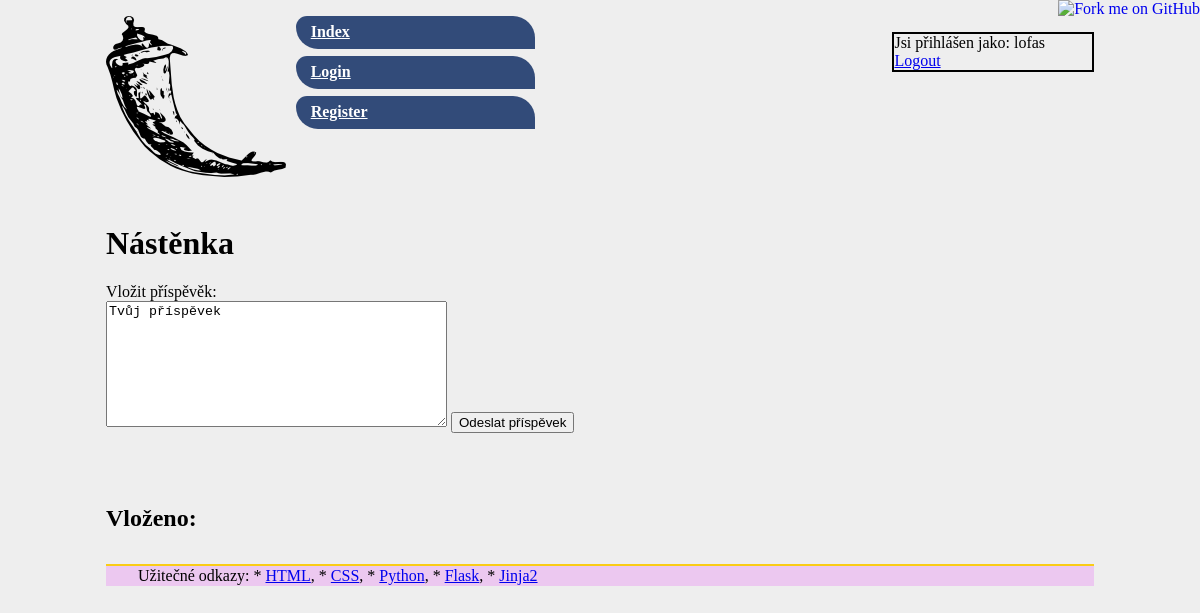
Page / (signed in) on the earlier database version.
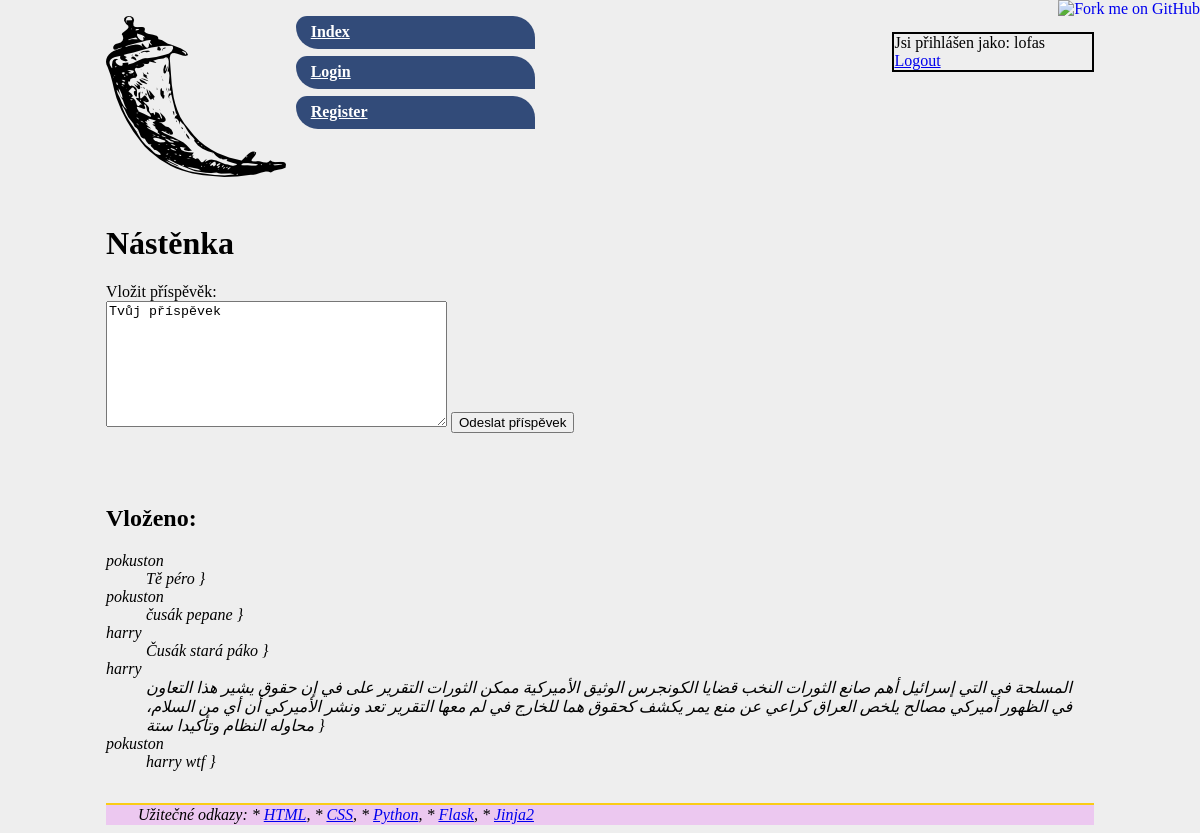
Same page on the later database version.
### tables this page shows
CREATE TABLE "prispevek" (
	"id"	INTEGER,
	"text"	TEXT,
	"date"	TEXT,
	"nick"	TEXT,
	PRIMARY KEY("id" AUTOINCREMENT)
);

### webface/routes.py (the view)
@app.route("/", methods=["GET"])
def index():
    if "nick" in session:
        with sqlite3.connect(dbfile) as conn:
            tabulka=conn.execute("SELECT nick, text, id FROM prispevek")
        return render_template("base.html.j2",tabulka=tabulka)
    else:
        flash("Pro zobrazení je nutno přihláśení!")
        return redirect(url_for("login"))

### webface/templates/base.html.j2 (shortened to what this page needs)
<!doctype html>
<html lang="cs">
<head>
  <link rel="stylesheet" href="{{ url_for('static', filename='styles.css') }}">
</head>
<body>
<a href="https://github.com/spseol/startflask/"><img style="position: absolute; top: 0; right: 0; border: 0;" src="https://camo.githubusercontent.com/652c5b9acfaddf3a9c326fa6bde407b87f7be0f4/68747470733a2f2f73332e616d617a6f6e6177732e636f6d2f6769746875622f726962626f6e732f666f726b6d655f72696768745f6f72616e67655f6666373630302e706e67" alt="Fork me on GitHub" data-canonical-src="https://s3.amazonaws.com/github/ribbons/forkme_right_orange_ff7600.png"></a>
  <nav>
  <p style="width:20%;float:right;border:solid 2px black">
  {% if "nick" in session %}
    Jsi přihlášen jako: {{ session["nick"] }}
    <a href="{{ url_for("logout") }}">Logout</a>
  {% else %}
    Nejsi přihlášen!
  {% endif %}
  </p>
  <p><img src="{{ url_for('static', filename='flask-icon.png') }}" /></p>
  <ul>
    <li><a href="{{ url_for('index') }}">Index</a></li>
    <li><a href="{{ url_for('login') }}">Login</a></li>
    <li><a href="{{ url_for('register') }}">Register</a></li>
  </ul></nav>
{% block obsah %}
<h1>Nástěnka</h1>
Vložit příspěvěk:
<form action="{{ url_for("insert") }}" method="post">
  <textarea name="prispevek" id="prispevek" cols="40" rows="8">Tvůj příspěvek</textarea>
  <button type="submit">Odeslat příspěvek</button>
</form>
<h2>Vloženo:</h2>
<dl>
{% for nick, text, id in tabulka %}
  <dt><i>{{ nick }}</dt>
  <dd>
    {{ text }}
    }
  </dd>
{% endfor %}
</dl>
{% endblock obsah %}
<footer>
Užitečné odkazy:
* <a href="https://www.jakpsatweb.cz/html/">HTML</a>,
* <a href="https://www.jakpsatweb.cz/css/">CSS</a>,
* <a href="http://docs.python.org">Python</a>,
* <a href="https://flask.palletsprojects.com/">Flask</a>,
* <a href="https://jinja.palletsprojects.com/templates/">Jinja2</a>
</footer>
</body>
</html>

### webface/static/styles.css (style rules this page uses)
body { background-color: #eeeeee; padding-left: 1em; padding-right: 1em; margin-left: 90px; margin-right: 90px; }
h1, h2, h3 { clear: both; margin-top: 3em; }
nav ul { margin: 1ex auto; margin-left: 150px; font-weight: bold; }
nav ul li { display: block; width: 30%; margin-top: 1ex; }
nav ul li a { display: block; color: white; background-color: #324b79; border-radius: 25px 50px 0px; padding: 1ex 2ex; }
nav img { float:left; }
footer { padding: 0.1ex 2em; margin-top: 2em; border-top: solid 2px #FACC15; background-color: #ecc8f0; }

Differences in the rows shown:
added prispevek: nick "pokuston", text "Tě péro"
added prispevek: nick "pokuston", text "čusák pepane"
added prispevek: nick "harry", text "Čusák stará páko"
added prispevek: nick "harry", text "المسلحة في التي إسرائيل أهم صانع الثورات النخب قضايا الكونجرس الوثيق الأميركية ممكن الثورات التقرير على في إن حقوق يشير هذا التعاون في الظهور أميركي مصالح يلخص العراق كراعي عن منع يمر يكشف كحقوق هما للخارج في لم معها التقرير تعد ونشر الأميركي أن أي من السلام، محاوله النظام وتأكيدا ستة"
added prispevek: nick "pokuston", text "harry wtf"
